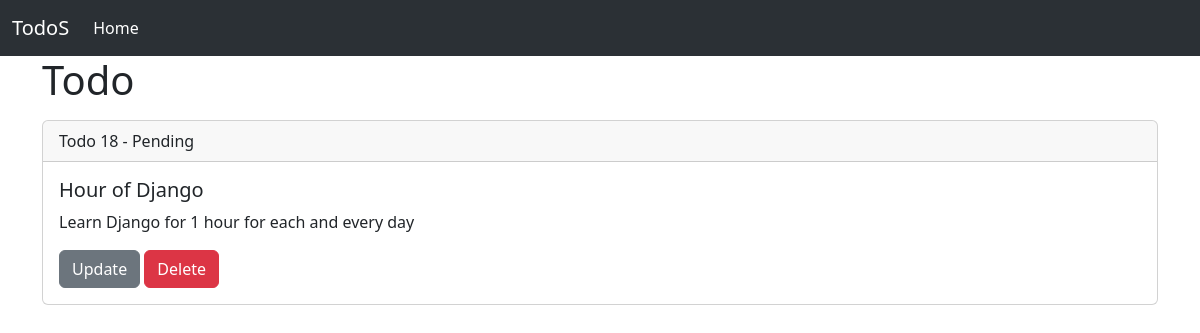
The app's page /18/ with its own data.
### todoapp/models.py (models this page shows, shortened)
class Todo(models.Model):
    title = models.CharField(max_length=100)
    description = models.CharField(max_length=100)
    completed = models.BooleanField(default=False)
    timestamp = models.DateTimeField(auto_now=True)

### todoapp/views.py (the view)
# urls.py: path('<int:pk>/', views.TodoDetail.as_view(), name='todo'),
class TodoDetail(DetailView):
    model = Todo
    context_object_name = 'todo'
    def get_object(self, queryset=None):
        pk = self.kwargs.get('pk')
        return get_object_or_404(Todo, id=pk)

### todoapp/templates/todoapp/todo_detail.html (shortened to what this page needs)
{% extends 'base.html' %}
{% block content %}
<div class="container">
    <h1>Todo</h1>
    <div class="card">
        <div class="card-header">
            Todo {{ todo.id }} -
            {% if todo.completed %}
            <span>Completed</span>
            {% else %}
            <span>Pending</span>
            {% endif %}
        </div>
        <div class="card-body">
            <h5 class="card-title">{{ todo.title }}</h5>
            <p class="card-text">{{ todo.description }}</p>
            <a href="{% url 'todoapp:update' todo.id %}" class="btn btn-secondary">Update</a>
            <button class="btn btn-danger" data-bs-toggle="modal" data-bs-target="#exampleModal">Delete</button>
        </div>
    </div>
</div>
{% endblock %}

### records on screen
Todo: id "18", title "Hour of Django", description "Learn Django for 1 hour for each and every day"
